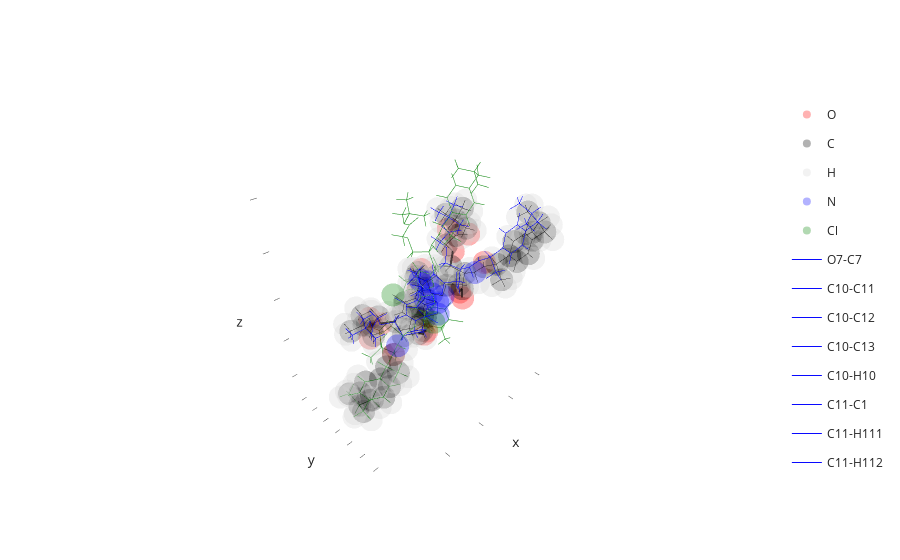

The notebook cell this image was saved under:
### Code cell
env = envs.DistanceRotatron(graph, edges)

animation_frames = []
evals = np.zeros_like(angles)

idx = 0
for angle in angles:
    state, eval, *_ = env.step([angle])
    evals[idx] = eval
    env.reset()
    idx += 1

_e = -evals + evals.max()
_e = _e / _e.max()
for i, angle in enumerate(angles):
    v = env.graph.draw()
    s = structure.copy()
    s.rotate_descendants(32, 33, angle, angle_is_degrees=False)
    v.draw_edges(*s.bonds, color="blue", opacity = _e[i] ) 
    animation_frames.append(go.Frame(data=v.figure.data))

angle = angles[np.argmin(evals)]
s = structure.copy()
s.rotate_descendants(32, 33, angle, angle_is_degrees=False)
v.draw_edges(*s.bonds, color="green", opacity = 1)

animation_frames.append(go.Frame(data=v.figure.data))
v.show()

anim = go.Figure(
    data=v.figure.data,
    layout=v.figure.layout,
    frames=animation_frames,
)
anim.write_html("animation.html")
